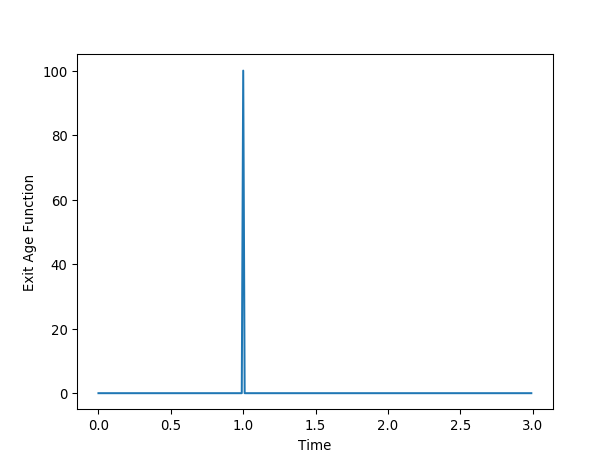

The script that drew this image:
import matplotlib.pyplot as plt
import rtdpy
a = rtdpy.Pfr(tau=1, dt=.01, time_end=3)
plt.plot(a.time, a.exitage)
plt.xlabel('Time')
plt.ylabel('Exit Age Function')
plt.show()
